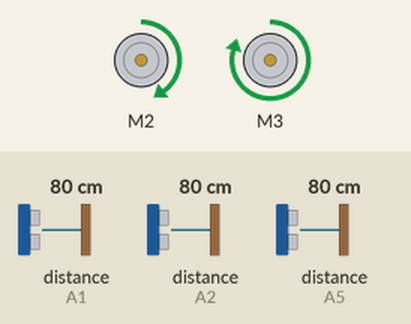
This sketch was run on a simulated Arduino Uno, built with avr-gcc and run on an emulated ATmega328P. Shown: 2 × DC motor (green arrow = forward, orange = backward, longer = faster). The test bench sets the inputs (shaded band); at power-on: distance to the obstacle (sensors on A1, A2, A5) 80 cm. The echo pulse lasts 58.3 µs per cm; what the sketch prints to the serial monitor is not drawn.

Above: at 1.2 s.
1.3 s: distance to the obstacle (sensor on A1) set to 33 cm
2.8 s: distance to the obstacle (sensor on A1) set to 28 cm
At 3.7 s:
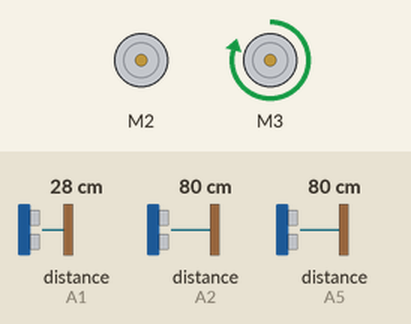
4.3 s: distance to the obstacle (sensor on A2) set to 18 cm
7.3 s: distance to the obstacle (sensor on A5) set to 34 cm
8.8 s: distance to the obstacle (sensor on A5) set to 28 cm
At 9.01 s:
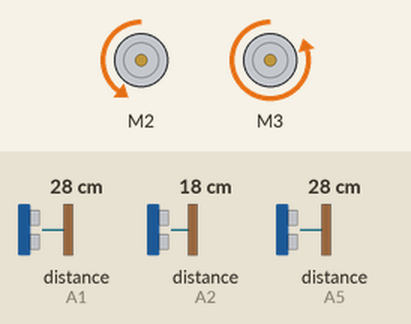
11.8 s: distance to the obstacle (sensor on A1) set to 35 cm
At 12.27 s:
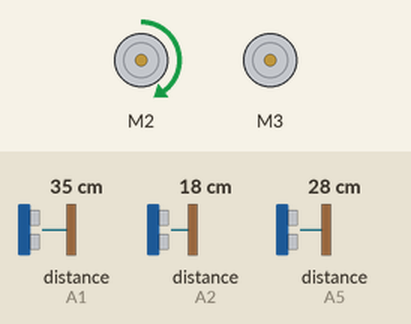
Timing chart, 0 to 15.8 s (numbered marks = the images above; inputs shaded):
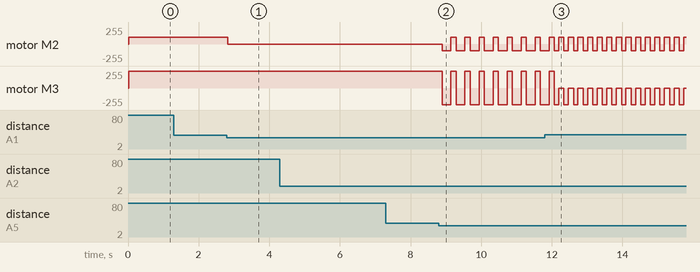

Measured:
- the behaviour switches between 31 and 30 cm on distance to the obstacle (sensor on A1) (found by bisection; images 0 and 1)
- the behaviour switches between 31 and 30 cm on distance to the obstacle (sensor on A5) (found by bisection; images 1 and 2)
- after the input at 1.3 s, every drawn part: stays the same
- after the input at 2.8 s, motor M2: forward 100/255 → stopped at once
- after the input at 4.3 s, every drawn part: stays the same
- after the input at 7.3 s, every drawn part: stays the same
- after the input at 8.8 s, motor M2: alternates forward 100/255 for 0.15 s and backward 100/255 for 0.25 s, starting after 0.09 s; motor M3: alternates forward 250/255 for 0.15 s and backward 250/255 for 0.25 s, starting after 0.09 s
- after the input at 11.8 s, motor M2: alternates forward 100/255 for 0.15 s and backward 100/255 for 0.13 s, starting after 0.40 s

The sketch:

CODIGOSEISDESVIAOBSTACULO.ino
```cpp
#include <AFMotor.h>
#include <NewPing.h>

// Sensor frente
#define trigF A3 // roxo
#define echoF A2 // branco

// Sensor direita
#define trigD A0 // amarelo
#define echoD A1 // azul

// Sensor esquerda
#define trigE A4 // verde
#define echoE A5 // marrom

#define MAX_DISTANCE 250
#define Speed 160 // velocidade dos motores

AF_DCMotor m1(2); // esquerda
AF_DCMotor m3(3); // direita

int speedLeft = 100;  // Velocidade motor esquerdo
int speedRight = 250;


NewPing sonarF(trigF, echoF, MAX_DISTANCE);
NewPing sonarD(trigD, echoD, MAX_DISTANCE);
NewPing sonarE(trigE, echoE, MAX_DISTANCE);

void setup() {
  Serial.begin(9600);
 m1.setSpeed(speedLeft);
m3.setSpeed(speedRight);
}

void loop() {
  int sensorD = sensor1(); // direita
  int sensorF = sensor2(); // frente
  int sensorE = sensor3(); // esquerda

  Serial.print("D: "); Serial.print(sensorD);
  Serial.print(" | F: "); Serial.print(sensorF);
  Serial.print(" | E: "); Serial.println(sensorE);

  if (sensorF <= 21 && sensorE <= 30) {
    Serial.println("Obstáculo à frente — dando ré e indo para direita");
    re();
    delay(125);
    direita();


    if (sensorF <= 21 && sensorD <= 30) {
    Serial.println("Obstáculo à frente — dando ré e virando para esquerda");
    re();
    delay(125);
    esquerda();
    }

    if (sensorE <= 30 && sensorD <= 30) {
    Serial.println("Obstáculo nas laterais — andando reto");
    frente();
    delay(125);
    return;
    }

    // robo cercado → ré
   if (sensorD <= 30 && sensorE <= 30 && sensorF <= 21) {
      Serial.println("Sem saída — dando ré");
      re();
      delay(250);
      return;
    }

    // Virar para o lado com mais espaço
    if (sensorE > sensorD) {
      Serial.println("Mais espaço à esquerda — virando esquerda");
      esquerda();
      delay(125);

    } else {
      Serial.println("Mais espaço à direita — virando direita");
      direita();
      delay(125);
    }
    return;
  }

    // muito perto da direita
    if (sensorD <= 30) {
    Serial.println("Muito perto da direita — virando esquerda");
    esquerda();
    delay(125);
    return;
  }

    //muito perto da esquerda
    if (sensorE <= 30) {
    Serial.println("Muito perto da esquerda — virando direita");
    direita();
    delay(125);
    return;
  }

    //sem obstaculos - seguir em frente
    if (sensorD > 30 && sensorE && sensorF > 21) {
      Serial.println("Caminho livre — indo em frente");
      frente();
      delay(125);
   }

   if (sensorF <= 21) {
      Serial.println("Caminho frontal bloqueaedo — rezita");
      re();
      delay(125);
   }
 }
// ===== Funções dos sensores =====
int sensor1() { // direita
  int cm = sonarD.ping_cm();
  if (cm == 0) cm = MAX_DISTANCE;
  return cm;
}

int sensor2() { // frente
  int cm = sonarF.ping_cm();
  if (cm == 0) cm = MAX_DISTANCE;
  return cm;
}

int sensor3() { // esquerda
  int cm = sonarE.ping_cm();
  if (cm == 0) cm = MAX_DISTANCE;
  return cm;


}

// ===== Controle de motores =====
void frente() {
  m1.run(FORWARD);
  m3.run(FORWARD);
}

void esquerda() {
  m1.run(RELEASE);
  m3.run(FORWARD);
}

void direita() {
  m1.run(FORWARD);
  m3.run(RELEASE);
}

void parar() {
  m1.run(RELEASE);
  m3.run(RELEASE);
}

void re() {
  m1.run(BACKWARD);
  m3.run(BACKWARD);
}
```
